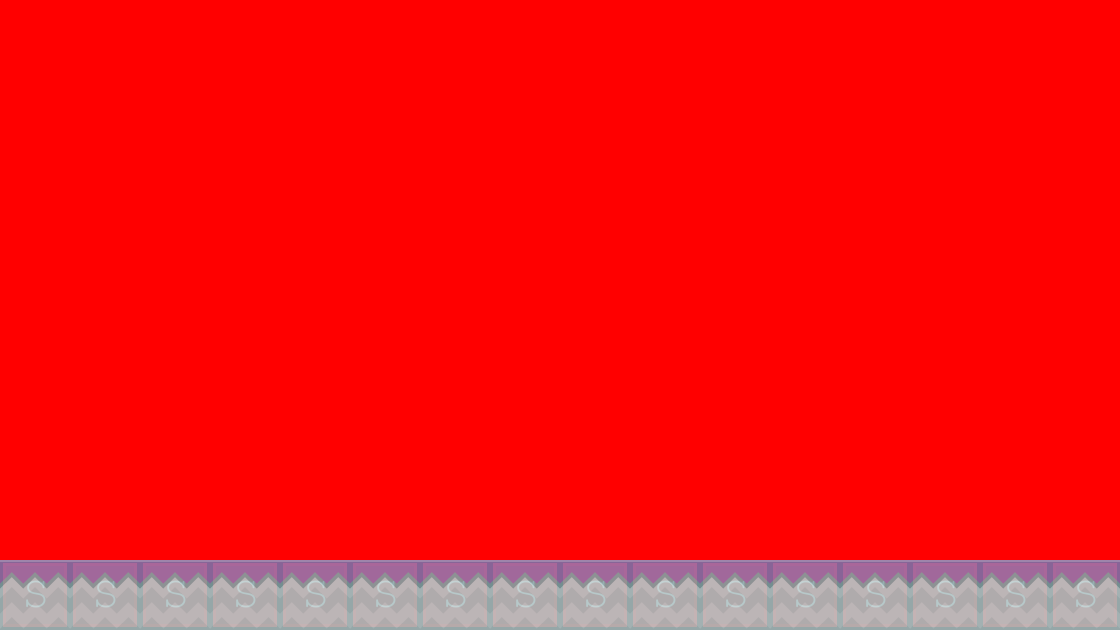

The image is a tile-based game level rendered from a .tmx file. Its description and source (layers, tilesets, objects; grid data summarised) follow:
An orthogonal 16x9 tile map with 70x70 px tiles, 2 tile layers (Tile Layer 1, collision), 2 tilesets.

<map version="1.0" orientation="orthogonal" renderorder="right-down" width="16" height="9" tilewidth="70" tileheight="70" backgroundcolor="#ff0000">
 <tileset firstgid="1" name="background-tiles" tilewidth="70" tileheight="70">
  <image source="../img/background-tiles.png" width="910" height="910" />
 </tileset>
 <tileset firstgid="170" name="meta-tiles" tilewidth="70" tileheight="70">
  <image source="../img/meta-tiles.png" width="350" height="70" />
  <tile id="4">
   <properties>
    <property name="type" value="solid" />
   </properties>
  </tile>
 </tileset>
 <layer name="Tile Layer 1" width="16" height="9">
  <data>[144 cells, 16 non-empty, 1 distinct tile ids]</data>
 </layer>
 <layer name="collision" width="16" height="9" opacity="0.13">
  <data>[144 cells, 16 non-empty, 1 distinct tile ids]</data>
 </layer>
</map>
